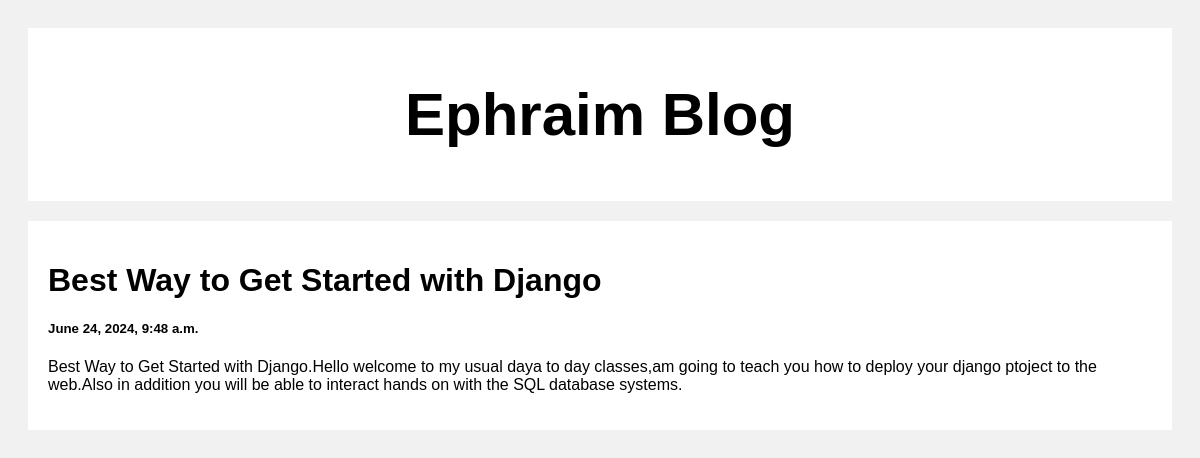
Screenshot of /post/2 with the database file from the repository.
### posts/models.py (models this page shows)
class Post(models.Model):
    title = models.CharField(max_length=100)
    body = models.CharField(max_length=1000000)
    created_at = models.DateTimeField(default=datetime.now,blank=True)

### posts/views.py (the view)
# urls.py: path('post/<str:pk>',views.post,name='post')
def post(request,pk):
    posts = Post.objects.get(id=pk)
    return render(request,'posts.html',{'posts':posts})

### templates/posts.html (shortened to what this page needs)
<!DOCTYPE html>
<html>
<head>
</head>
<body>
<div class="header">
  <h2>Ephraim Blog</h2>
</div>
<div class="row">
  <div class="leftcolumn">
    <div class="card">
        <h1>{{posts.title}}</h1>
        <h5>{{posts.created_at}}</h5>
        <p>{{posts.body}}</p>
    </div>
  </div>
</div>
</body>
</html>

### templates/posts.html (style rules this page uses)
* { box-sizing: border-box; }
body { font-family: Arial; padding: 20px; background: #f1f1f1; }
.header { padding: 2px; font-size: 40px; text-align: center; background: white; }
.leftcolumn { float: left; width: 100%; }
.card { background-color: white; padding: 20px; margin-top: 20px; }
.row:after { content: ""; display: table; clear: both; }

### rows the page displays
Post: title "Best Way to Get Started with Django", created_at "June 24, 2024, 9:48 a.m.", body "Best Way to Get Started with Django.Hello welcome to my usual daya to day classes,am going to teach you how to deploy your django ptoject to the web.Also in addition you will be able to interact hands on with the SQL database systems."
